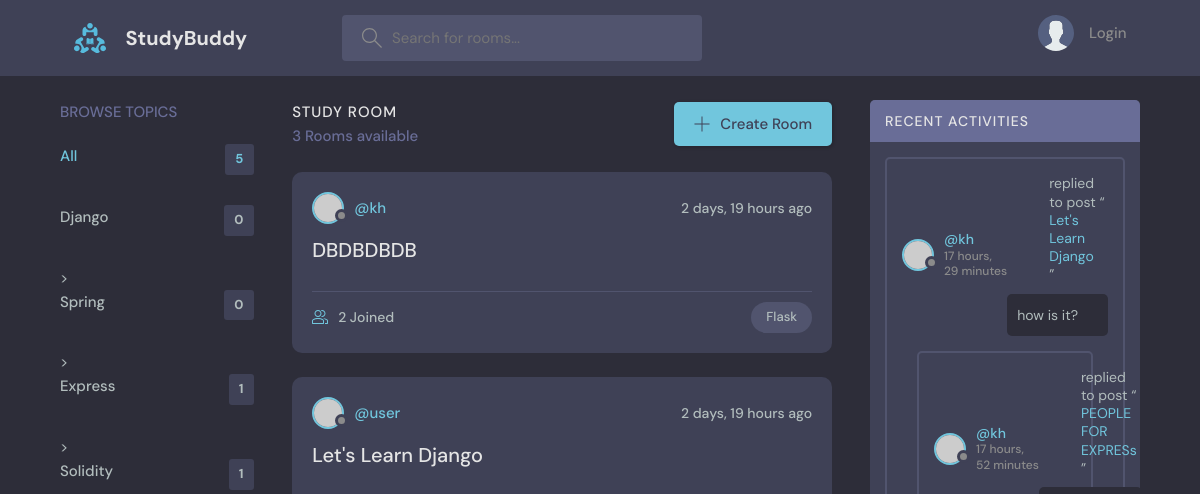
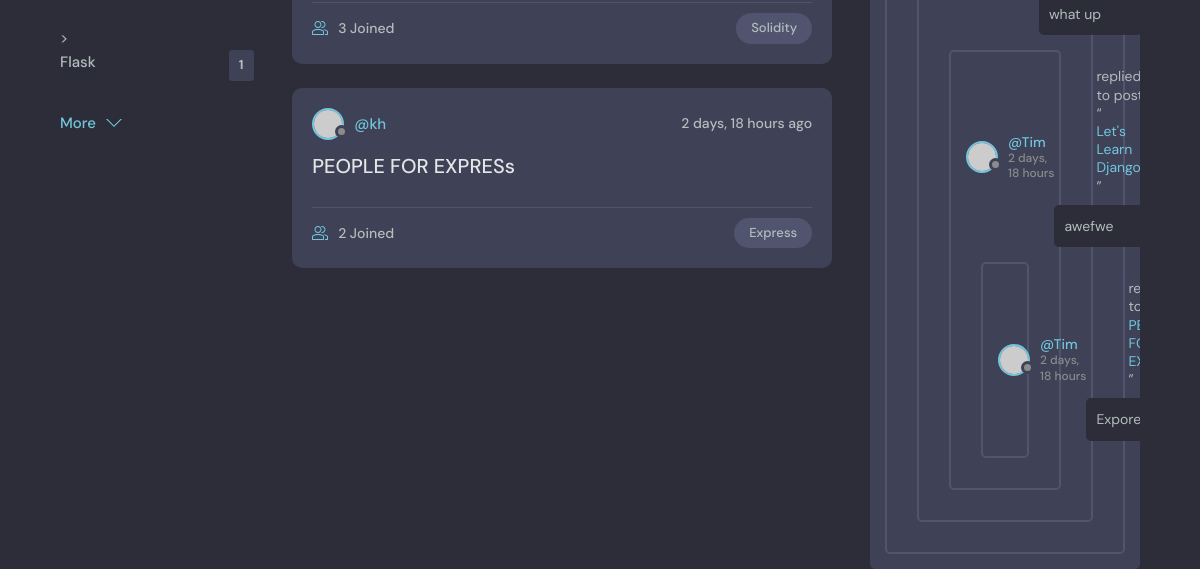
Before: / with the older database file (2 pictures, top to bottom).
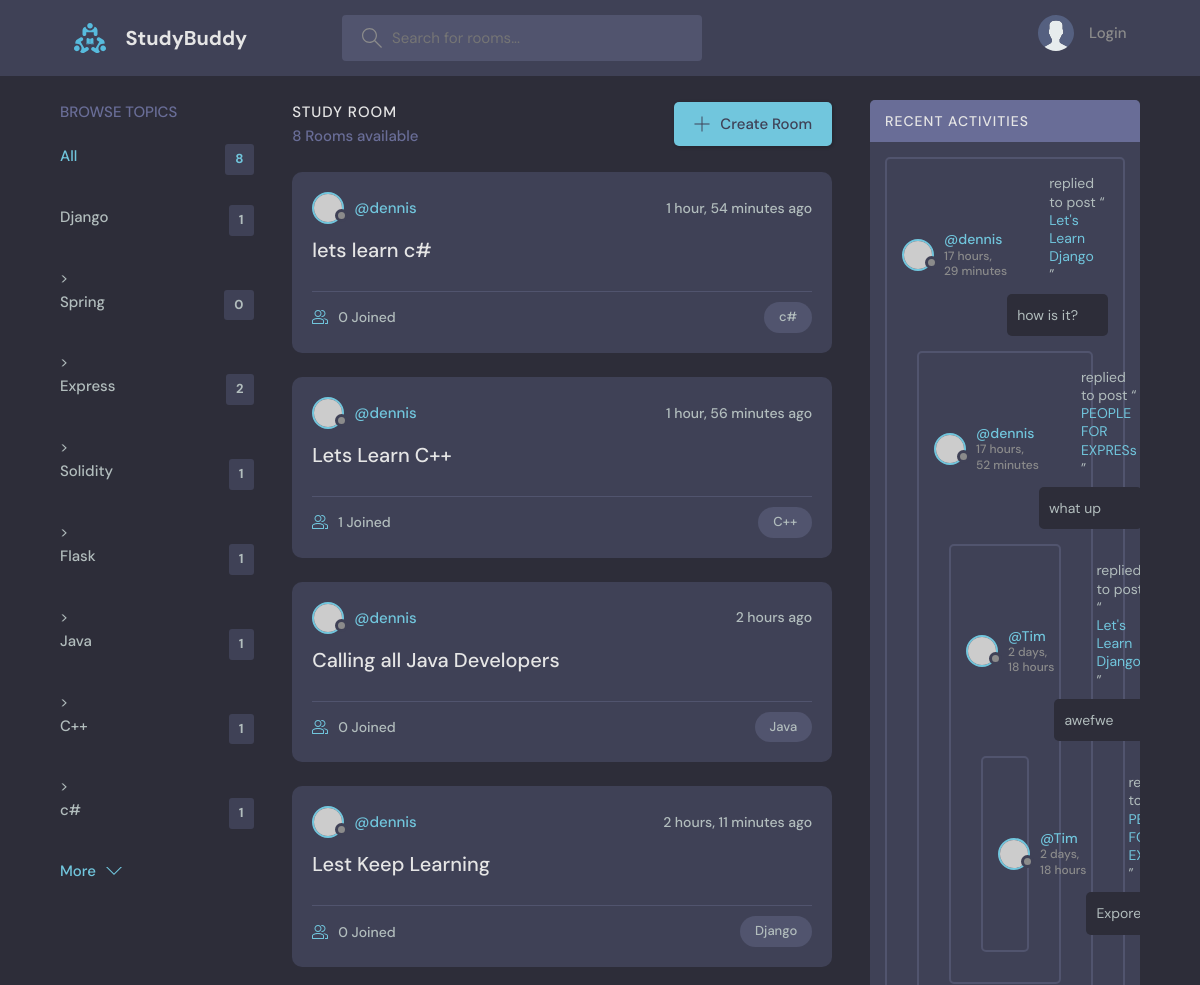
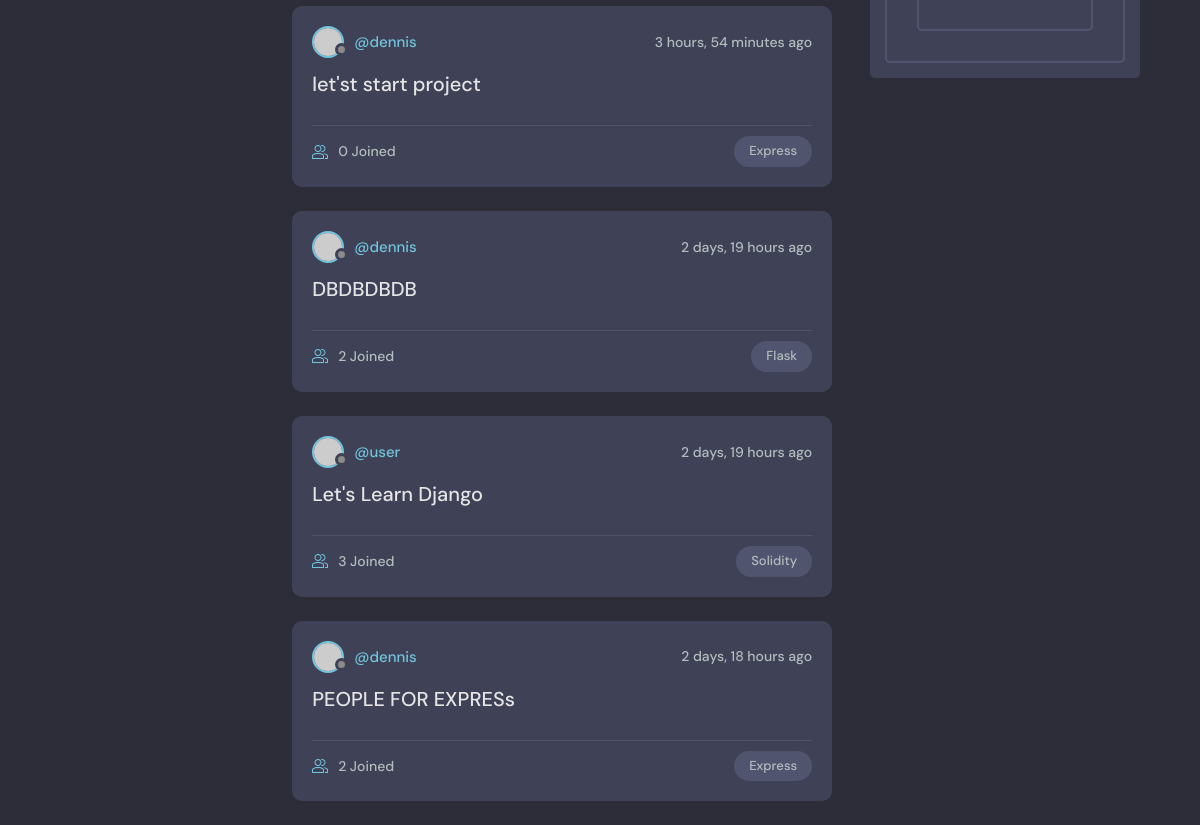
After: the same page with the newer database file (2 pictures, top to bottom).
### base/models.py (models this page shows, shortened)
class Topic(models.Model):
    name = models.CharField(max_length=200)

class Room(models.Model):
    host = models.ForeignKey(User, on_delete=models.SET_NULL, null=True)
    topic = models.ForeignKey(Topic, on_delete=models.SET_NULL, null=True)
    name = models.CharField(max_length=200)
    description = models.TextField(null=True, blank=True)
    participants = models.ManyToManyField(User, related_name='participants', blank=True)
    updated = models.DateTimeField(auto_now=True)
    created = models.DateTimeField(auto_now_add=True)
    class Meta:
        ordering = ['-updated', '-created']
    def __str__(self):
        return self.name

class Message(models.Model):
    user = models.ForeignKey(User, on_delete=models.CASCADE)
    room = models.ForeignKey(Room, on_delete=models.CASCADE)
    body = models.TextField()
    updated = models.DateTimeField(auto_now=True)
    created = models.DateTimeField(auto_now_add=True)
    class Meta:
        ordering = ['-updated', '-created']

### base/views.py (the view)
# urls.py: path('', views.home, name="home"),
def home(request):
    q = request.GET.get('q') if request.GET.get('q') != None else ''
    rooms = Room.objects.filter(Q(topic__name__icontains=q) |
                                Q(name__icontains=q) |
                                Q(description__icontains=q)
                                )
    topics = Topic.objects.all()
    room_count = rooms.count()
    room_messages = Message.objects.filter(Q(room__topic__name__icontains=q))
    context = {'rooms': rooms, 'topics': topics, 'room_count': room_count, 'room_messages': room_messages}
    return render(request, 'base/home.html', context)

### base/templates/base/home.html (shortened to what this page needs)
{% extends 'main.html' %}
{% block content %}
<main class="layout layout--3">
    <div class="container">
         {% include 'base/topics_component.html' %}
        <div class="roomList">
            <div class="roomList__header">
                <div>
                    <h2>Study Room</h2>
                    <p>{{ room_count }} Rooms available</p>
                </div>
                <a class="btn btn--main" href="{% url 'create-room' %}">
                    <svg version="1.1" xmlns="http://www.w3.org/2000/svg" width="32" height="32" viewBox="0 0 32 32">
                        <title>add</title>
                        <path
                                d="M16.943 0.943h-1.885v14.115h-14.115v1.885h14.115v14.115h1.885v-14.115h14.115v-1.885h-14.115v-14.115z"
                        ></path>
                    </svg>
                    Create Room
                </a>
            </div>
            {% include 'base/feed_component.html' %}
        </div>
        {% include 'base/activity_component.html' %}
    </div>
</main>
{% endblock content %}

### base/templates/base/topics_component.html
<div class="topics">
    <div class="topics__header">
        <h2>Browse Topics</h2>
    </div>
    <ul class="topics__list">
        <li>
            <a href="{% url 'home' %}" class="active">All <span>{{ topics.count }}</span></a>
        </li
                {% for topic in topics %}>
                    <li>
                        <a href={% url 'home' %}?q={{ topic.name }}>{{ topic.name }}
                            <span>{{ topic.room_set.all.count }}</span></a>
                    </li>
                {% endfor %}
    </ul>
    <a class="btn btn--link" href="topics.html">
        More
        <svg version="1.1" xmlns="http://www.w3.org/2000/svg" width="32" height="32" viewBox="0 0 32 32">
            <title>chevron-down</title>
            <path d="M16 21l-13-13h-3l16 16 16-16h-3l-13 13z"></path>
        </svg>
    </a>
</div>

### base/templates/base/feed_component.html (shortened to what this page needs)
{% for room in rooms %}
    <div class="roomListRoom">
        <div class="roomListRoom__header">
            <a href="{% url 'user-profile' room.host.id %}" class="roomListRoom__author">
                <div class="avatar avatar--small">
                    <img src="https://randomuser.me/api/portraits/women/11.jpg"/>
                </div>
                <span>@{{ room.host.username }}</span>
            </a>
            <div class="roomListRoom__actions">
                <span>{{ room.created|timesince }} ago</span>
            </div>
        </div>
        <div class="roomListRoom__content">
            <a href="{% url "room" room.id %}">{{ room.name }}</a>
        </div>
        <div class="roomListRoom__meta">
            <a href="{% url "room" room.id %}" class="roomListRoom__joined">
                {{ room.participants.all.count }} Joined
            </a>
            <p class="roomListRoom__topic">{{ room.topic.name }}</p>
        </div>
    </div>
{% endfor %}

### base/templates/base/activity_component.html (shortened to what this page needs)
<div class="activities">
    <div class="activities__header">
        <h2>Recent Activities</h2>
    </div>
    {% for message in room_messages %}
        <div class="activities__box">
            <div class="activities__boxHeader roomListRoom__header">
                <a href="{% url 'user-profile' message.user.id %}" class="roomListRoom__author">
                    <div class="avatar avatar--small">
                        <img src="https://randomuser.me/api/portraits/women/11.jpg"/>
                    </div>
                    <p>
                        @{{ message.user }}
                        <span>{{ message.created | timesince }}</span>
                    </p>
                </a>
            <div class="activities__boxContent">
                <p>replied to post “<a href="{% url 'room' message.room.id %}">{{ message.room }}</a>”</p>
                <div class="activities__boxRoomContent">
                    {{ message.body }}
                </div>
            </div>
        </div>
    {% endfor %}
</div>

Changed rows visible on the page:
computed for Topic "Django": room_set.all.count "0" → "1"
computed for Topic "Express": room_set.all.count "1" → "2"
added Topic: name "Java", room_set.all.count "1"
added Topic: name "C++", room_set.all.count "1"
added Topic: name "c#", room_set.all.count "1"
added Room: host.username "dennis", created "1 hour, 54 minutes", name "lets learn c#", participants.all.count "0", topic.name "c#"
added Room: host.username "dennis", created "1 hour, 56 minutes", name "Lets Learn C++", participants.all.count "1", topic.name "C++"
added Room: host.username "dennis", created "2 hours", name "Calling all Java Developers", participants.all.count "0", topic.name "Java"
added Room: host.username "dennis", created "2 hours, 11 minutes", name "Lest Keep Learning", participants.all.count "0", topic.name "Django"
added Room: host.username "dennis", created "3 hours, 54 minutes", name "let'st start project", participants.all.count "0", topic.name "Express"
changed through a linked row, Room "DBDBDBDB": host.username "kh" → "dennis"
changed through a linked row, Room "PEOPLE FOR EXPRESs": host.username "kh" → "dennis"
changed through a linked row, Message "how is it?": user "kh" → "dennis"
changed through a linked row, Message "what up": user "kh" → "dennis"
Other visible differences:
{{ topics.count }}: "5" → "8"
{{ room_count }}: "3" → "8"
